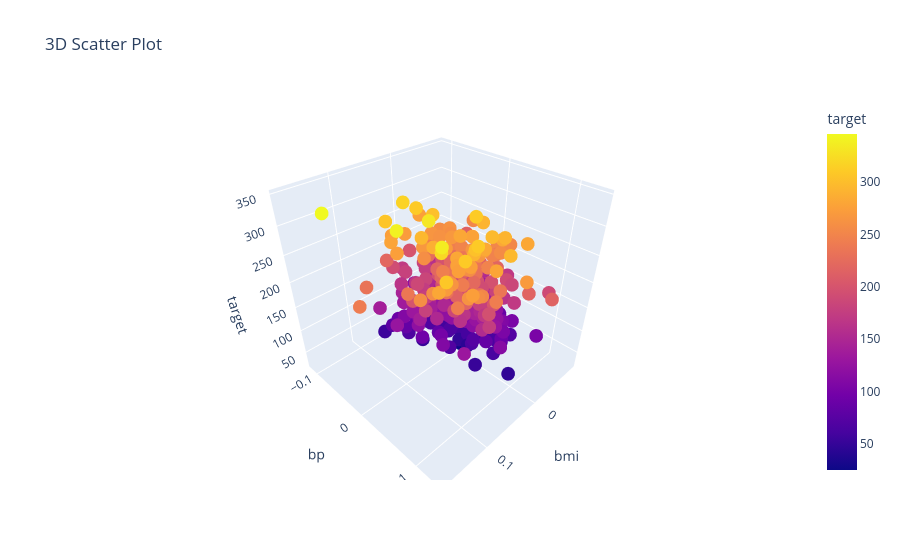

Notebook code cell kept with this figure:
### Code cell
import plotly.express as px

fig = px.scatter_3d(
    df,
    x="bmi",
    y="bp",
    z="target",
    color="target",
    title="3D Scatter Plot"
)

fig.show()

### Figure 1 — Plotly figure (JSON) as saved in the notebook; plotly's stock layout.template omitted (floating-point values rounded to 4 significant figures; data arrays with more than 128 entries replaced by an {"elided": "..."} marker saying what was removed)
{"data": [{"hovertemplate": "bmi=%{x}<br>bp=%{y}<br>target=%{marker.color}<extra></extra>", "legendgroup": "", "marker": {"color": {"elided": "442 float values"}, "coloraxis": "coloraxis", "symbol": "circle"}, "mode": "markers", "name": "", "scene": "scene", "showlegend": false, "type": "scatter3d", "x": {"elided": "442 float values"}, "y": {"elided": "442 float values"}, "z": {"elided": "442 float values"}}], "layout": {"coloraxis": {"colorbar": {"title": {"text": "target"}}, "colorscale": [[0, "#0d0887"], [0.1111, "#46039f"], [0.2222, "#7201a8"], [0.3333, "#9c179e"], [0.4444, "#bd3786"], [0.5556, "#d8576b"], [0.6667, "#ed7953"], [0.7778, "#fb9f3a"], [0.8889, "#fdca26"], [1, "#f0f921"]]}, "legend": {"tracegroupgap": 0}, "scene": {"domain": {"x": [0, 1], "y": [0, 1]}, "xaxis": {"title": {"text": "bmi"}}, "yaxis": {"title": {"text": "bp"}}, "zaxis": {"title": {"text": "target"}}}, "title": {"text": "3D Scatter Plot"}}}
